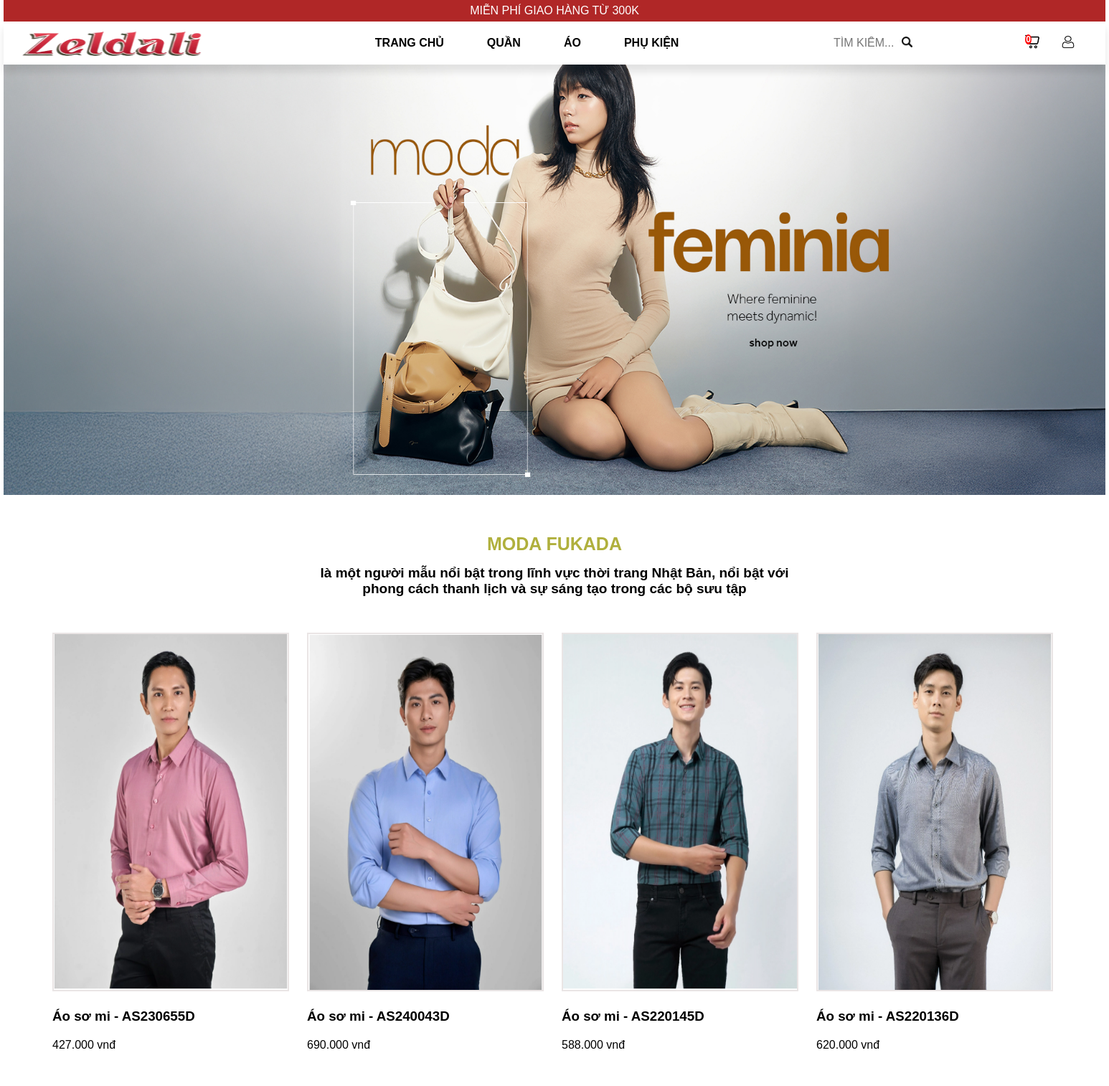
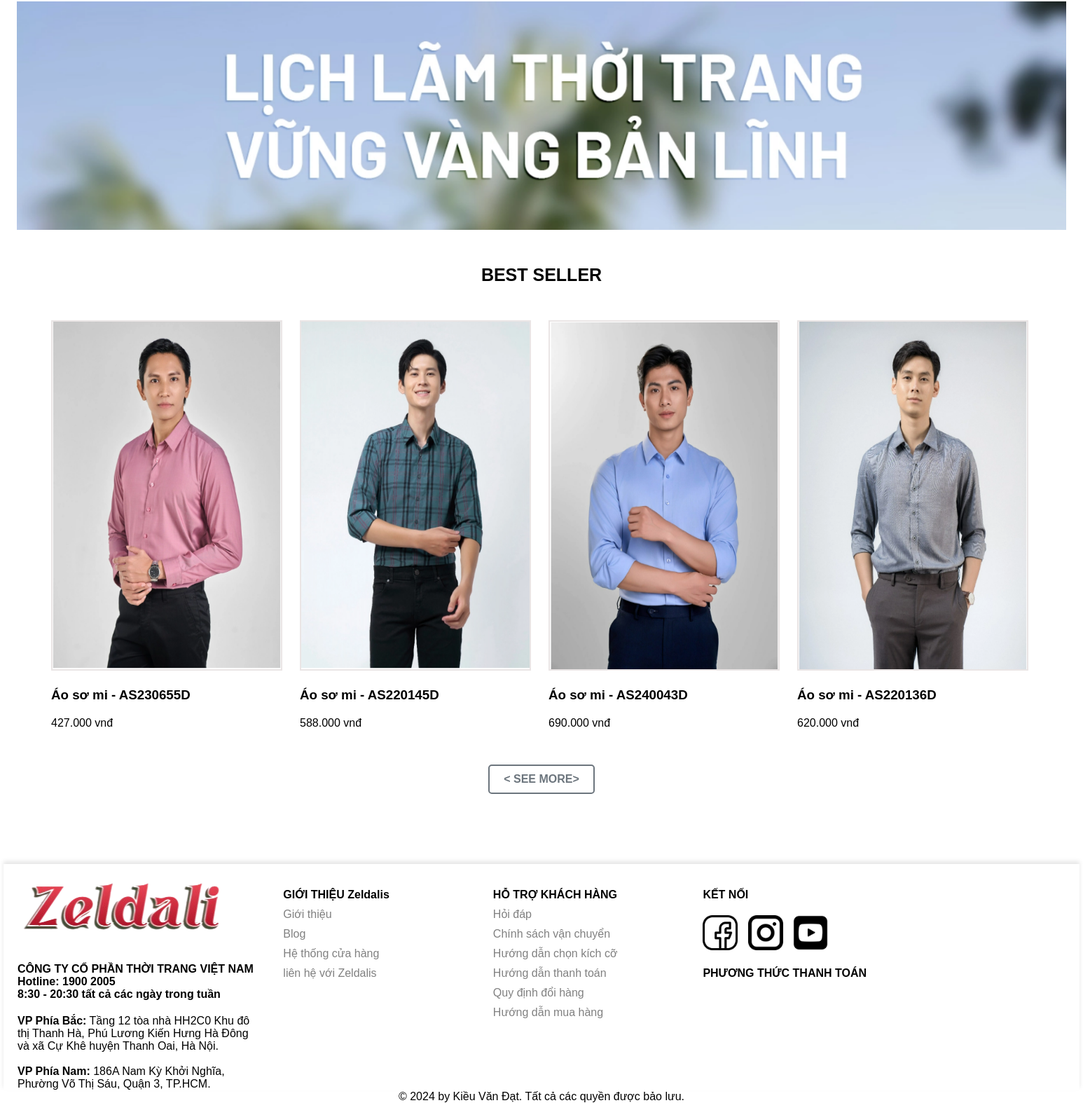
The page / on the database its author committed (2 pictures, top to bottom).
### tables this page shows
CREATE TABLE `products` (
  `id` int NOT NULL,
  `name` varchar(255) NOT NULL,
  `image` varchar(255) DEFAULT NULL,
  `price` decimal(25,2) DEFAULT NULL,
  `description` text,
  `content` text,
  `type` varchar(10) NOT NULL,
  `status` enum('active','inactive') DEFAULT 'active',
  `category_id` int NOT NULL,
  `view` int DEFAULT '0',
  `created_at` timestamp NULL DEFAULT CURRENT_TIMESTAMP
);

### app/Database/Functions.php (called while the page is built, shortened)
<?php
function view($path_view, $data=[]){
    extract($data);
    $path_view  = str_replace(".","/", $path_view);
    include_once "app/Views/$path_view.php";
};

### app/Controllers/Client/HomeController.php (called while the page is built, shortened)
<?php
class HomeController {
    public function index(){
        $products = (new Product)->all();
        $topseller = (new Product)->topSell();
        return view('Client.base.main', compact('categories', 'products', 'topseller', 'message'));
    }
}

### Router/Web.php (called while the page is built, shortened)
<?php
$act = $_GET['act'] ?? "";
$id = $_GET['id'] ?? "";
$role = $_GET['role'] ?? null;
if (!isset($role)) {
    match ($act) {
        'RegisterForm' => $RegisterController->index(),
        'StorageUser' => $RegisterController->Storage(),
        'LoginForm' => $LoginController->index(),
        'Login' => $LoginController->login(),
        'Products' => $ProductController->index(),
        'Category' => $ProductInCategoryController->index(),
        'Logout' => $LoginController->logout(),
        'Information' => $InformationController->index(),
        'Detail' => $DetailController->index(),
        'AddToCart' => $CartController->addToCart(),
        'Cart' => $CartController->index(),
        'DeleteInCart' => $CartController->delete(),
        'UpdateCart' => $CartController->updateCart(),
        'CheckOutForm' => $CheckOutController->index(),
        'CheckOut' => $CheckOutController->checkOut(),
        'ChangeInforForm' => $ChangeInformationController->UpdateForm(),
        'ChangeInformation' => $ChangeInformationController->update($id),
        'Order' => $OrdersController->index(),
        'CancelOrder' => $OrdersController->cancel($id),
        'AddComment' => $CommentController->addComment(),
        default => $HomeController->index()
    };
}
?>

### index.php (called while the page is built, shortened)
<?php
include_once "app/Database/Database.php";
include_once "app/Database/Functions.php";
include_once "app/Models/Product.php";
include_once  "app/Controllers/Client/HomeController.php";
include_once "Router/Web.php";

### app/Database/Database.php (called while the page is built, shortened)
<?php
class Database
{
    private $pdo;
    public function __construct()
    {
        try {
            $this->pdo = new PDO("mysql:host=" . HOST . ";port=" . PORT . ";dbname=" . DBNAME,USERNAME,PASSWORD);
            $this->pdo->setAttribute(PDO::ATTR_ERRMODE, PDO::ERRMODE_EXCEPTION);
        } catch (Exception $error) {
            echo "<h1>Lỗi kết nối CSDL: " . $error->getMessage() . "</h1>";
        }
    }
    public function getConnection()
    {
        return $this->pdo;
    }
    public function __destruct()
    {
        $this->pdo = null;
    }
}

### app/Models/Product.php (called while the page is built, shortened)
<?php
class Product
{
    public $pdo;
    public function __construct()
    {
        $db = new Database();
        $this->pdo = $db->getConnection();
    }
    public function all()
    {
        $sql = "SELECT p.*, cate_name
                FROM products p
                JOIN categories c ON p.category_id = c.id";
        $stmt = $this->pdo->prepare($sql);
        $stmt->execute();
        return $stmt->fetchAll(PDO::FETCH_ASSOC);
    }
    public function topSell()
    {
        $sql = "SELECT * FROM products ORDER BY view DESC LIMIT 4";
        $stmt = $this->pdo->prepare($sql);
        $stmt->execute();
        return $stmt->fetchAll(PDO::FETCH_ASSOC);
    }
}

### app/Views/Client/base/main.php (the view, shortened to what this page needs)
<?php include_once VIEW . "Client/base/header.php" ?>
<div class="main">
    <div class="baner">
        <img class="baner-img" src="Assets/images/baner/baner1.jpg" alt="">
    </div>
    <div class="about-texts">
        <div class="texts">
            <div class="about-text-1">MODA FUKADA</div>
            <div class="about-text-2">là một người mẫu nổi bật trong lĩnh vực thời trang Nhật Bản, nổi bật với phong cách thanh lịch và sự sáng tạo trong các bộ sưu tập</div>
        </div>
    </div>
    <div class="container">
        <div class="products">
            <?php foreach($products as $values):?>
                <?php if(strtoupper($values['type']) == "ÁO"): ?>
            <div class="product-card">
                <div class="product-image">
                    <img src="<?= $values['image']   ?>" alt="">
                </div>
                <div class="product-name-price">
                    <h3><?= $values['name'] ?></h3>
                    <span><?= number_format($values['price'], 0, ',', '.') ?> vnđ</span>
                </div>
            </div>
            <?php endif; ?>
            <?php endforeach; ?>
        </div>
        <div class="short-baner">
            <img src="images/short-baner/short-baner.png" alt="">
        </div>
        <div class="title-card"><span>BEST SELLER</span></div>
        <div class="products">
        <?php foreach($topseller as $values): ?>
            <div class="product-card">
                <div class="product-image">
                    <img src="<?= $values['image'] ?>" alt="">
                </div>
                <div class="product-name-price">
                    <h3><?= $values['name'] ?></h3>
                    <span><?= number_format($values['price'], 0, ',', '.') ?> vnđ</span>
                </div>
            </div>
            <?php endforeach; ?>
        </div>
        <div class="show-more"><a href="index.php?act=Products"><button class="show-more-btn">< SEE MORE></button></a></div>
    </div>
</div>
<?php include_once VIEW . "Client/base/foot.php" ?>

### app/Views/Client/base/header.php (shortened to what this page needs)
<!DOCTYPE html>
<html lang="en">
<head>
    <link rel="stylesheet" href="Assets/Client/Css/main.css">
</head>
<body>
    <div class="wraper">
        <header>
            <div class="red-line">
                <h7>MIỄN PHÍ GIAO HÀNG TỪ 300K</h7>
            </div>
        </header>
        <div class="all-menu">
            <div class="logo"><a href="index.php?API=home"><img src="Assets/images/logo.png" alt="company logo"></a></div>
            <div class="nav-main">
                <ul>
                    <li><a class="home-link" href="index.php?API=home">TRANG CHỦ</a></li>
                    <li><a class="menu-link" >QUẦN</a></li>
                    <li><a class="menu-link" >ÁO</a></li>
                    <li><a class="menu-link" >PHỤ KIỆN</a></li>
                </ul>
            </div>
            <div class="search">
                <form action="index.php?act=Products" method="POST"><input class="search-bar" type="search" placeholder="TÌM KIẾM..." name="search" id="" required><img class="search-logo" src="Assets/images/search-icon.png" alt=""></form>
            </div>
            <div class="user-cart">
            <div class="cart-container">
                <a href="<?php if(isset($_SESSION['cart']) && isset($_SESSION['user'])):?>index.php?act=Cart<?php endif; ?>"> <img class="cart" src="Assets/images/cart-logo.png" alt="Giỏ hàng"> <div class="badge"><?= $_SESSION['totalQuantity'] ?? "0" ?></div> </a> </div>
                <?php if(empty($_SESSION['user'])) : ?> <img class="user" src="Assets/images/user.png" alt=""><?php endif; ?>
            </div>
        </div>
</body>
</html>

### app/Views/Client/base/foot.php (shortened to what this page needs)
<footer>
    <div class="footer-infomation">
        <div class="address">
            <div class="footer-logo"><img src="Assets/images/logo.png" alt="company logo"></div>
            <div class="foot-address">
                <div class="foot-address-bold">
                    <H4>CÔNG TY CỔ PHẦN THỜI TRANG VIỆT NAM</H4>
                    <H4>Hotline: 1900 2005</H4>
                    <H4>8:30 - 20:30 tất cả các ngày trong tuần</H4>
                </div>
                <div class="foot-address-bold">
                    <p>
                        <h7 style="font-weight: bold;">VP Phía Bắc:</h7> Tầng 12 tòa nhà HH2C0 Khu đô thị Thanh Hà, Phú Lương Kiến Hưng Hà Đông và xã Cự Khê huyện Thanh Oai, Hà Nội.
                    </p><br>
                    <p>
                        <h7 style="font-weight: bold;">VP Phía Nam:</h7> 186A Nam Kỳ Khởi Nghĩa, Phường Võ Thị Sáu, Quận 3, TP.HCM.
                    </p>
                </div>
            </div>
        </div>
        <div class="about">
            <h4>GIỚI THIỆU Zeldalis</h4>
            <p><a href="index.php?API=about">Giới thiệu</a></p>
            <p><a href="#">Blog</a></p>
            <p><a href="#">Hệ thống cửa hàng</a></p>
            <p><a href="index.php?API=feedback">liên hệ với Zeldalis</a></p>
        </div>
        <div class="custom-support">
            <h4>HỖ TRỢ KHÁCH HÀNG</h4>
            <p><a href="#">Hỏi đáp</a></p>
            <p><a href="#">Chính sách vận chuyển</a></p>
            <p><a href="#">Hướng dẫn chọn kích cỡ</a></p>
            <p><a href="#">Hướng dẫn thanh toán</a></p>
            <p><a href="#">Quy định đổi hàng</a></p>
            <p><a href="index.php?API=guide">Hướng dẫn mua hàng</a></p>
        </div>
    </div>
    <div class="footer-conect-link">
        <H4>KẾT NỐI</H4>
        <div class="social-link">
            <a href="https://www.facebook.com/profile.php?id=100054413443726"><img class="social-facebook" src="Assets/images/social-facebook.png" alt="fanpage"></a>
            <a href="#"><img class="socical-instagram" src="Assets/images/socical-instagram.png" alt=""></a>
            <a href="https://www.youtube.com/c/TrựcTiếpGameVN"><img class="social-youtube" src="Assets/images/social-youtube.png" alt=""></a>
        </div>
        <h4>PHƯƠNG THỨC THANH TOÁN</h4>
    </div>
</footer>
<div class="copyright">© 2024 by Kiều Văn Đạt. Tất cả các quyền được bảo lưu.</div>
</body>
</html>

### Assets/Client/Css/main.css (style rules this page uses)
* { margin: 0;padding: 0;box-sizing: border-box; }
.wraper { width: 1536px; margin: auto; position: relative; display: grid; }
body { font-family: Arial, sans-serif; overflow-x: hidden; }
.red-line { width: 100%; height: 30px; color: rgb(255, 255, 255); background-color: rgb(176, 39, 39); display: flex; justify-content: center; align-items: center; }
.all-menu { position: sticky; top: -2px; left: 0; width: 100%; height: 60px; display: grid; grid-template-columns: 20% 55% 15% 10%; background-color: white; box-shadow: 0 10px 10px rgba(0, 0, 0, 0.1); z-index: 10; }
.logo { height: 60px; }
.logo img { height: 100%; width: 100%; }
.nav-main { height: 60px; }
.nav-main ul { display: flex; height: 100%; align-items: center; justify-content: center; }
.nav-main ul li { list-style: none; }
.nav-main ul li a { text-decoration: none; font-weight: bold; color: #000; margin: 30px; padding-bottom: 5px; }
.search { display: flex; align-items: center; height: 100%; width: 100%; }
.search-bar { all: unset; position: absolute; transition: all 0.5s; border-bottom: 2px solid transparent; width: 100px; padding: 0px 30px 2.5px 5px; }
.search-logo { position: relative; transition: all 1s; left: 100px; height: 15px; width: 15px; }
.user-cart { display: flex; justify-content: center; align-items: center; }
.user-cart img { height: 20px; width: 20px; }
.cart-container { position: relative; display: inline-block; }
.cart { width: 40px; height: 40px; }
.badge { position: absolute; top: 0; left: 0; padding: 0px 1px; border-radius: 50%; background: red; color: white; font-size: 12px; font-weight: bold; }
.user { padding-bottom: 3px; margin-left: 30px; }
.main { justify-items: center }
.baner-img { width: 100%; height: 600px; }
.about-texts { display: flex; justify-content: center; align-items: center; }
.texts { margin-top: 50px; margin-bottom: 50px; align-items: center; }
.about-text-1 { font-weight: bold; text-align: center; font-size: 25px; color: rgb(176, 176, 61); }
.about-text-2 { text-align: center; font-weight: bold; max-width: 700px; margin-top: 15px; font-size: 19px; }
.container { width: 1400px ; }
.products { width: 100%; max-width: 100%; }
.product-card { width: 330px; position: relative; }
.products { display: grid; grid-template-columns: 1fr 1fr 1fr 1fr; gap:20px; margin-bottom: 50px; }
.product-image img { width: 330px; height: 500px; border: 2px solid rgb(234, 229, 229); }
.product-name-price { padding-top: 20px; }
.product-name-price h3 { margin-bottom: 20px; }
.short-baner { display: flex; justify-content: center; margin-bottom: 50px; width: 100%; }
.short-baner img { max-width: 107%; }
.title-card { display: flex; align-items: center; justify-content: center; font-weight: bold; font-size: 25px; margin-bottom: 50px; }
.show-more { display: flex; align-items: center; justify-content: center; margin-bottom: 50px; }
.show-more-btn { padding: 10px 20px; font-size: 16px; font-weight: bold; color: #6c757d; background-color: transparent; border: 2px solid #6c757d; border-radius: 5px; cursor: pointer; transition: background-color 0.3s ease, color 0.3s ease; }
footer { display: grid; grid-template-columns: 65% 35%; box-shadow: 0 -4px 6px rgb(0, 0, 0, 0.1); margin-top: 50px; }
.footer-infomation { display: grid; grid-template-columns: 40% 30% 30%; }
.foot-address-bold { margin-left: 20px; margin-top: 20px ; max-width: 350px; }
.about { margin-top: 35px; }
.about p a { text-decoration: none; color: gray; }
.about p { margin-top: 10px; }
.custom-support { margin-top: 35px; }
.custom-support p a { text-decoration: none; color: gray; }
.custom-support p { margin-top: 10px; }
.footer-conect-link { margin-top: 35px; }
.social-link { margin-top: 20px; margin-bottom: 20px; }
.socical-instagram { margin-left: 10px; margin-right: 10px; }
.social-link a img { width: 50px; height: 50px; }
.copyright { display: flex; justify-content: center; align-items: center; }

### rows shown on the page
products: image (picture), name "Áo sơ mi - AS230655D", price "427.000"
products: image (picture), name "Áo sơ mi - AS240043D", price "690.000"
products: image (picture), name "Áo sơ mi - AS220145D", price "588.000"
products: image (picture), name "Áo sơ mi - AS220136D", price "620.000"

### other values the page prints
$_SESSION['totalQuantity'] "0"
